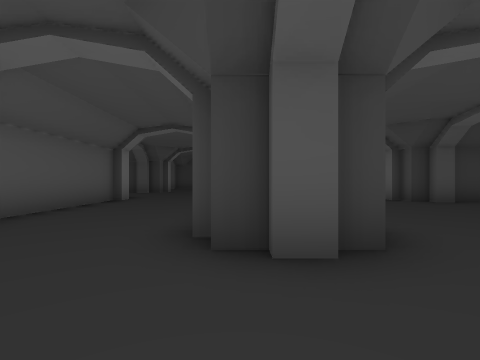
View 1 (above)

16 first-person views from a walk through a scene from a Unity 3-D project. The camera is 1.2 m above the floor, looks level and sees 85° across. The floor is counted in squares, 2 m on a side. Each view is taken from the middle of a square. On the plan, view 1 faces up. The plan holds only what a view shows up to about 9 squares ahead; the rest is blank.

View 2
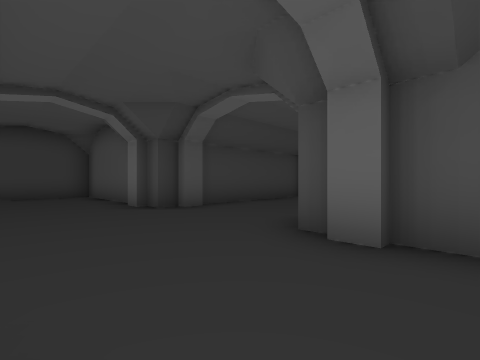

View 3
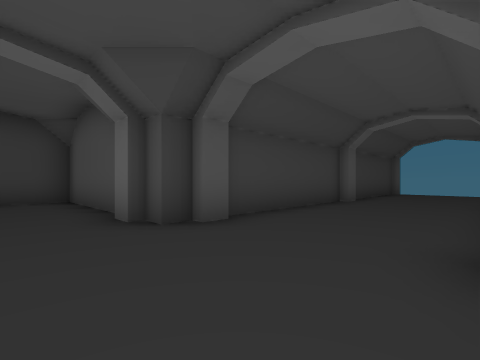

View 4
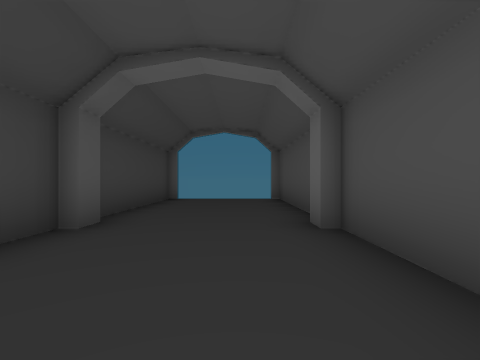

View 5
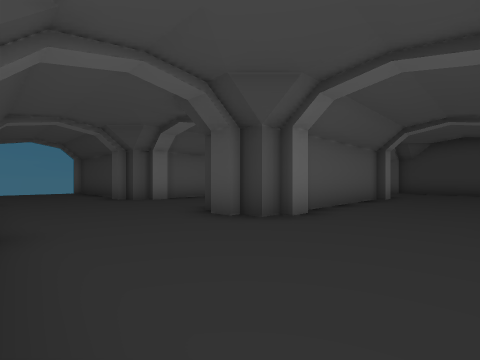

View 6
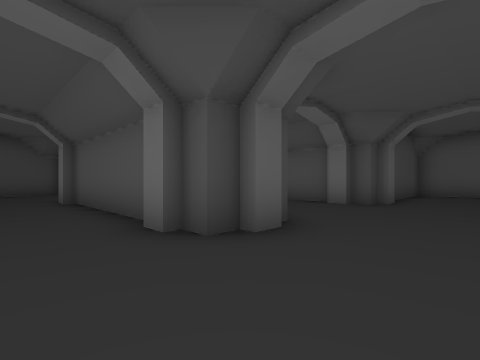

View 7
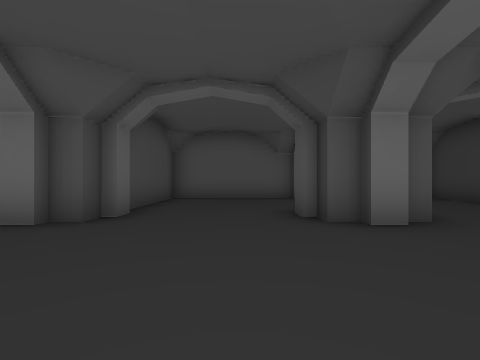

View 8
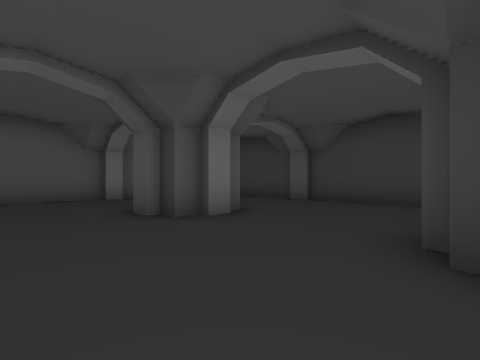

View 9
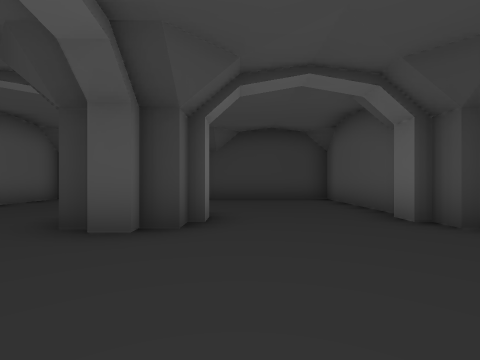

View 10
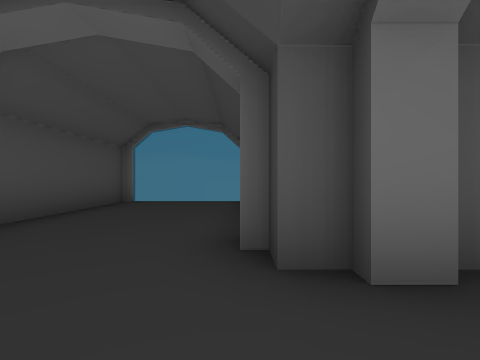

View 11
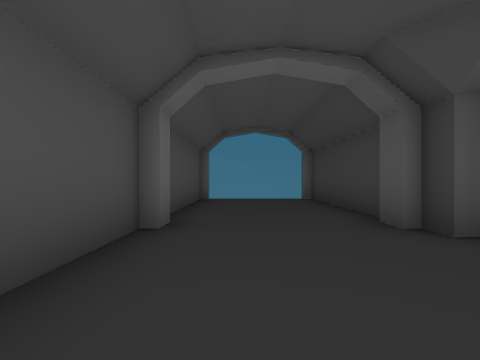

View 12
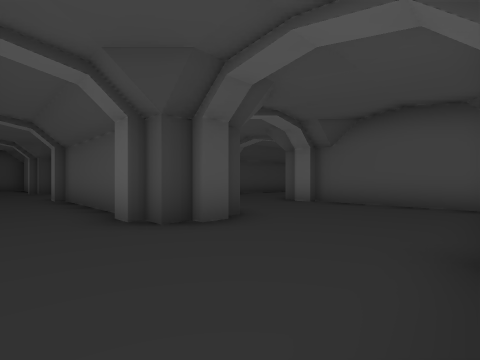

View 13
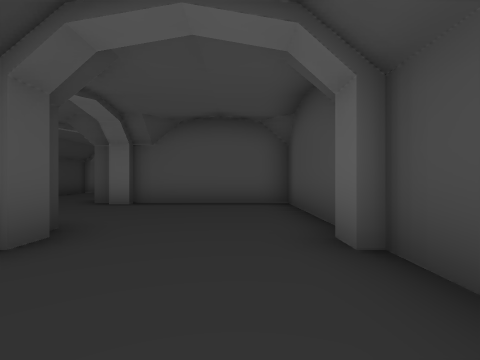

View 14
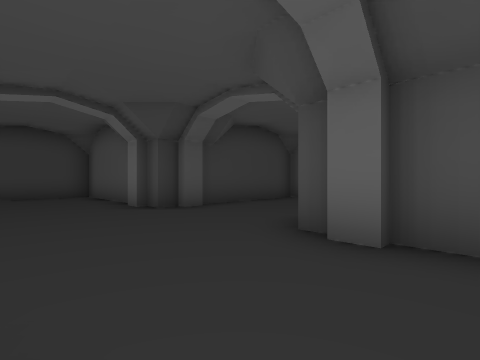

View 15
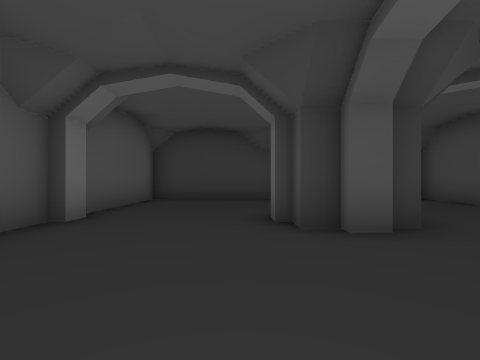

View 16
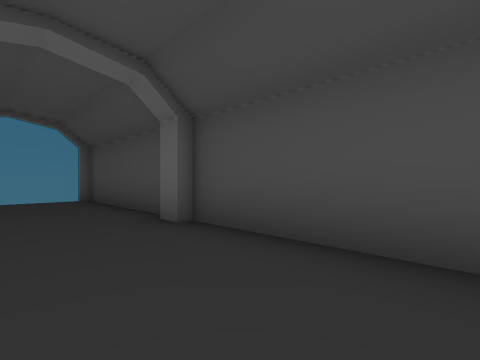

### Floor plan
Points are (right, up) in squares from view 1. A wall is a line through its corners. A room is listed if a view was taken in it or the views show most of it. See-through windows are left out.
Room 1 (views 1, 2, 3, 4, 5, 6, 7, 8, 9, 10, 11, 12, 13, 14, 15, 16)
walls: (1.5, 8.2) (1.5, 7.8); (1.2, 7.7) (1.2, 3.2); (0.8, 8.8) (1.2, 8.8) (1.2, 8.2); (0.3, 9) (0.8, 9); (-0.2, 8.3) (-0.2, 8.8); (-0.5, 7.8) (-0.5, 8.2); (4.5, 7.8) (4.5, 8.2); (4.8, 8.9) (4.8, 12.2) (0.9, 12.2); (5.4, 7.2) (4.8, 7.2) (4.8, 7.8); (5.8, 7) (5.3, 7); (0.8, 12) (0.2, 12); (0.3, 12.2) (-0.2, 12.2) (-0.2, 12.8); (-0.2, 3.9) (-0.2, 7.8); (1.5, 3.2) (1.5, 2.8); (1.2, 2.9) (1.2, 2.3) (0.8, 2.3); (-0.5, 12.8) (-0.5, 13.2); (4.8, 3.3) (4.8, 3.8); (-3.5, 8.4) (-3.5, 7.8); (-3.7, 7.8) (-3.7, 3.4); (-0.5, 2.8) (-0.5, 3.2); (0.3, 2.3) (-0.2, 2.3) (-0.2, 2.8); (4.5, 2.6) (4.5, 3.2); (-0.2, 13.6) (-0.2, 17.3) (-4.2, 17.3); (0.9, 2) (0.3, 2); (-4.2, 8.8) (-3.7, 8.8) (-3.7, 8.3); (7, 3.7) (10.2, 3.7); (-4.7, 9) (-4.2, 9); (-3.5, 3.4) (-3.5, 2.8); (-4.2, 12) (-4.8, 12); (-3.7, 12.9) (-3.7, 12.2) (-4.2, 12.2); (-3.7, 2.9) (-3.7, 2.3) (-4.2, 2.3); (-3.5, 13.4) (-3.5, 12.8); (-4.7, 12.2) (-5.2, 12.2) (-5.2, 12.8); (10.3, 7.2) (5.9, 7.2); (10.8, 7) (10.3, 7); (-5.5, 12.8) (-5.5, 13.2); (10.2, 4) (10.8, 4); (0.2, -1) (0.8, -1); (1.4, -1.2) (4.8, -1.2) (4.8, 2.8); (-0.8, -1.2) (0.2, -1.2); (11.1, 3.7) (15.2, 3.7); (-4.2, 17) (-4.8, 17); (-4.3, -1.2) (-2.3, -1.2); (-4.9, 17.3) (-8.7, 17.3) (-8.7, 13.2); (-8.5, 13.2) (-8.5, 12.8); (-8.7, 12.9) (-8.7, 8.8) (-5.2, 8.8); (15.3, 7.2) (11.1, 7.2)
ways out: opening at (-4.5, 0.5)

Positions as (right, up) in squares from view 1, and headings:
1: (0, 0), facing up
2: (2, 2), facing up-right
3: (3, 4), facing up-right
4: (7, 5), facing right
5: (4, -1), facing up-left
6: (3, 11), facing down-left
7: (0, 11), facing left
8: (0, 10), facing up-left
9: (-3, 9), facing up
10: (-2, 2), facing left
11: (-1, 0), facing left
12: (-2, -1), facing up-right
13: (-2, 0), facing right
14: (-3, 7), facing up-right
15: (-6, 9), facing up
16: (7, 6), facing down-right
